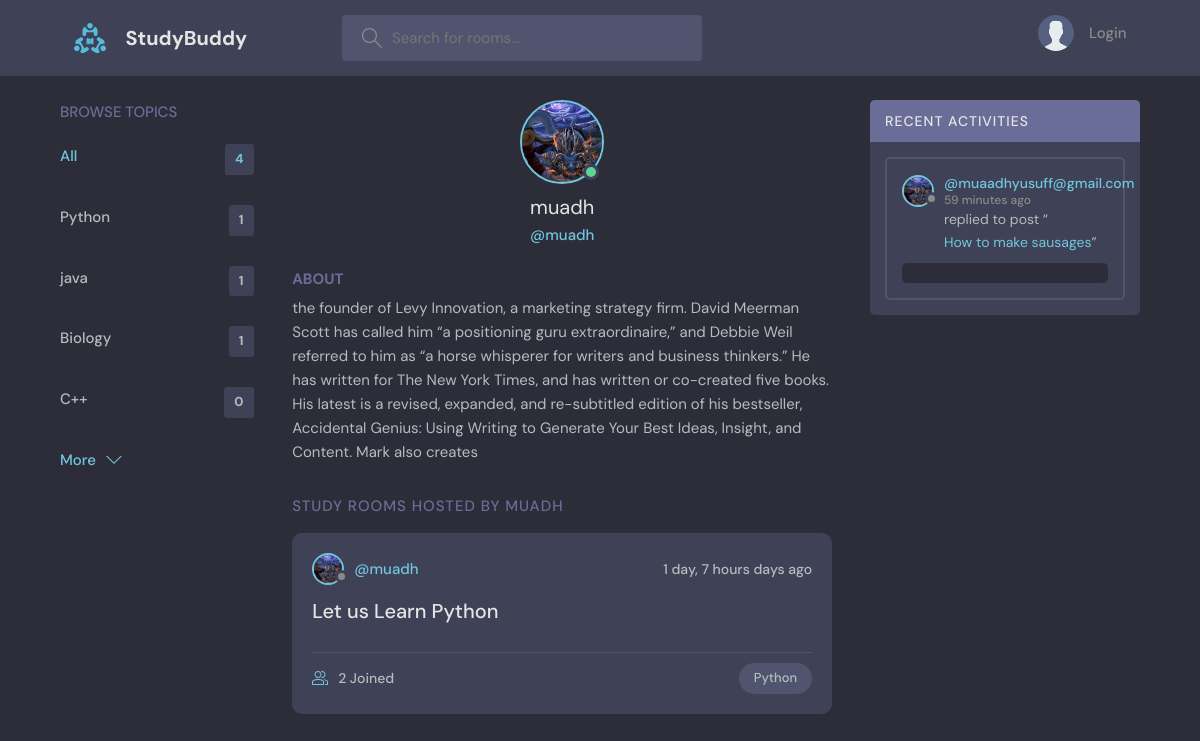
Page /profile/1/ on the committed database.
### base/models.py (models this page shows, shortened)
class Topic(models.Model):
    name = models.CharField(max_length=200)

class User(AbstractUser):
    name = models.CharField(max_length=200, null=True)
    email = models.EmailField(unique=True, null=True)
    bio = models.TextField(null=True)
    avatar = models.ImageField(null=True, default="avatar.svg")
    USERNAME_FIELD = 'email'
    REQUIRED_FIELDS = []

class Room(models.Model):
    host = models.ForeignKey(User, on_delete=models.SET_NULL, null=True)
    topic = models.ForeignKey(Topic, on_delete=models.SET_NULL, null=True)
    name = models.CharField(max_length=200)
    description = models.TextField(null=True, blank=True)
    participants = models.ManyToManyField(
        User, related_name='participants', blank=True)
    updated = models.DateTimeField(auto_now=True)
    created = models.DateTimeField(auto_now_add=True)
    class Meta:
        ordering = ['-updated', '-created']
    def __str__(self):
        return self.name

class Message(models.Model):
    user = models.ForeignKey(User, on_delete=models.CASCADE)
    room = models.ForeignKey(Room, on_delete=models.CASCADE)
    body = models.TextField()
    updated = models.DateTimeField(auto_now=True)
    created = models.DateTimeField(auto_now_add=True)
    class Meta:
        ordering = ['-updated', '-created']

### base/views.py (the view)
# urls.py: path('profile/<str:pk>/', views.userProfile, name='user-profile'),
def userProfile(request, pk):
    user = User.objects.get(id=pk)
    rooms = user.room_set.all()
    room_messages = user.message_set.all()
    topics = Topic.objects.all()
    context = {'user': user, 'rooms': rooms, 'room_messages': room_messages, 'topics': topics }
    return render(request, 'base/profile.html', context)

### base/templates/base/profile.html (shortened to what this page needs)
{% extends 'main.html' %}
{% block content %}
<main class="profile-page layout layout--3">
  <div class="container">
    {% include 'base/topics_component.html'%}
    <div class="roomList">
      <div class="profile">
        <div class="profile__avatar">
          <div class="avatar avatar--large active">
            <img src="{{user.avatar.url}}" />
          </div>
        </div>
        <div class="profile__info">
          <h3>{{user.username}}</h3>
          <p>@{{user.username}}</p>
        </div>
        <div class="profile__about">
          <h3>About</h3>
          <p>
           {{user.bio}}
          </p>
        </div>
      </div>
      <div class="roomList__header">
        <div>
          <h2>Study Rooms Hosted by {{user.username}}</a>
          </h2>
        </div>
      </div>
      {% include 'base/feed_component.html'%}
    </div>
    {% include 'base/activity_component.html' %}
  </div>
</main>
{% endblock content %}

### templates/main.html (shortened to what this page needs)
<!DOCTYPE html>
{% load static%}
<html lang="en">
<head>
    <link rel="stylesheet" href="{% static 'styles/style.css' %}" />
</head>
<body>
    {% include 'navbar.html' %}
    {% block content %}
    {% endblock %}
</body>
</html>

### templates/navbar.html (shortened to what this page needs)
{% load static %}
<header class="header header--loggedIn">
    <div class="container">
        <a href="{% url 'home' %}" class="header__logo">
            <img src="{% static 'images/logo.svg' %}" />
            <h1>StudyBuddy</h1>
        </a>
        <form class="header__search" method="GET" action="{% url 'home' %}">
            <label>
                <input name="q" placeholder="Search for rooms..." />
            </label>
        </form>
        <nav class="header__menu">
            {% if request.user.is_authenticated%}
            <div class="header__user">
                <a href="{% url 'update-user' %}">
                    <div class="avatar avatar--medium active">
                        <img src="{{request.user.avatar.url}}" />
                    </div>
                    <p>{{request.user.username}}<span>@{{request.user.username}}</span></p>
                </a>
                <button class="dropdown-button">
                    <svg version="1.1" xmlns="http://www.w3.org/2000/svg" width="32" height="32"
                        viewBox="0 0 32 32">
                        <title>chevron-down</title>
                        <path d="M16 21l-13-13h-3l16 16 16-16h-3l-13 13z"></path>
                    </svg>
                </button>
            </div>
            {% else %}
            <a href="{% url 'login' %}">
        <img src="{% static 'images/avatar.svg' %}" />
        <p>Login</p>
      </a>
      {% endif %}
        </nav>
    </div>
</header>

### base/templates/base/topics_component.html
<div class="topics">
  <div class="topics__header">
    <h2>Browse Topics</h2>
  </div>
  <ul class="topics__list">
    <li>
      <a href="{% url 'home' %}" class="active">All <span>{{topics.count}}</span></a>
    </li>
    {% for topic in topics%}
    <li>
      <a href="{% url 'home' %}?q={{topic.name}}">{{topic.name}}<span>{{topic.room_set.all.count}}</span></a>
    </li>
    {% endfor %}
  </ul>
  <a class="btn btn--link" href="{% url 'topics'%}">
    More
    <svg version="1.1" xmlns="http://www.w3.org/2000/svg" width="32" height="32" viewBox="0 0 32 32">
      <title>chevron-down</title>
      <path d="M16 21l-13-13h-3l16 16 16-16h-3l-13 13z"></path>
    </svg>
  </a>
</div>

### base/templates/base/feed_component.html (shortened to what this page needs)
{% for room in rooms%}
<div class="roomListRoom">
  <div class="roomListRoom__header">
    <a href="{% url 'user-profile' room.id %}" class="roomListRoom__author">
      <div class="avatar avatar--small">
        <img src="{{room.host.avatar.url}}" />
      </div>
      <span>@{{room.host.username}}</span>
    </a>
    <div class="roomListRoom__actions">
      <span>{{room.created|timesince}} days ago</span>
    </div>
  </div>
  <div class="roomListRoom__content">
    <a href="{% url 'room' room.id %}">{{room.name}}</a>
  </div>
  <div class="roomListRoom__meta">
    <a href="{% url 'room' room.id %}" class="roomListRoom__joined">
      {{room.participants.all.count}} Joined
    </a>
    <p class="roomListRoom__topic">{{room.topic.name}}</p>
  </div>
</div>
{% endfor%}

### base/templates/base/activity_component.html (shortened to what this page needs)
<div class="activities">
    <div class="activities__header">
      <h2>Recent Activities</h2>
    </div>
    {% for message in room_messages %}
    <div class="activities__box">
      <div class="activities__boxHeader roomListRoom__header">
        <a href="{% url 'user-profile' message.user.id %}" class="roomListRoom__author">
          <div class="avatar avatar--small">
            <img src="{{message.user.avatar.url}}" />
          </div>
          <p>
            @{{message.user}}
            <span>{{message.created|timesince}} ago</span>
          </p>
        </a>
      </div>
      <div class="activities__boxContent">
        <p>replied to post “<a href="{% url 'room' message.room.id %}">{{message.room}}</a>”</p>
        <div class="activities__boxRoomContent">
        </div>
      </div>
    </div>
    {% endfor %}
  </div>

### rows in the picture
Topic: name "Python", room_set.all.count "1"
Topic: name "java", room_set.all.count "1"
Topic: name "Biology", room_set.all.count "1"
Topic: name "C++", room_set.all.count "0"
User: avatar (picture), username "muadh", bio "the founder of Levy Innovation, a marketing strategy firm. David Meerman Scott has called him “a positioning guru extraordinaire,” and Debbie Weil referred to him as “a horse whisperer for writers and business thinkers.” He has written for The New York Times, and has written or co-created five books. His latest is a revised, expanded, and re-subtitled edition of his bestseller, Accidental Genius: Using Writing to Generate Your Best Ideas, Insight, and Content. Mark also creates", username "MUADH"
Room: host.avatar (picture), host.username "muadh", created "1 day, 7 hours", name "Let us Learn Python", participants.all.count "2", topic.name "Python"
Message: user.avatar (picture), user "muaadhyusuff@gmail.com", created "59 minutes", room "How to make sausages"

### other values in the picture
{{ topics.count }} "4"
